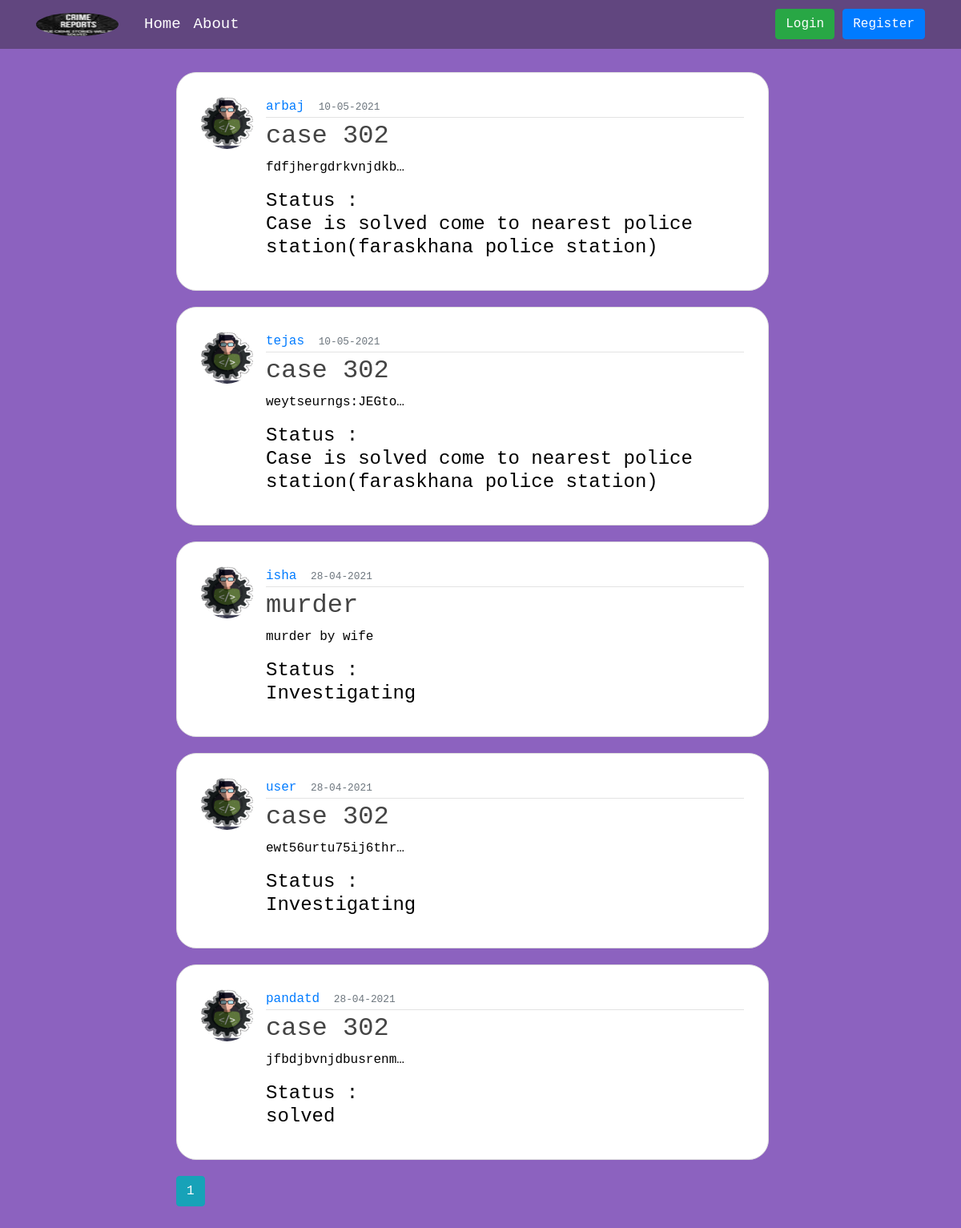
The page /home on the database its author committed.
### report/models.py (models this page shows, shortened)
class Report(db.Model):
    id = db.Column(db.Integer, primary_key=True)
    title = db.Column(db.String(100), nullable=False)
    date_reported = db.Column(db.DateTime, nullable=False, default=datetime.utcnow)
    content = db.Column(db.Text, nullable=False)
    user_id = db.Column(db.Integer, db.ForeignKey('user.id'), nullable=False)
    status  = db.Column(db.String(100) , nullable=False , default = 'Investigating')

class User(db.Model , UserMixin):
    id = db.Column(db.Integer, primary_key=True)
    username = db.Column(db.String(50), unique=True, nullable=False)
    email = db.Column(db.String(150), unique=True, nullable=False)
    phone_no = db.Column(db.Integer , unique=True , nullable=False)
    image_file = db.Column(db.String(20), nullable=False, default='default.jpg')
    password = db.Column(db.String(60), nullable=False)
    reports = db.relationship('Report', backref='author', lazy=True)

### report/routes.py (the view)
@app.route("/")
@app.route("/home")
def home():
    page = request.args.get('page' , 1 , type=int)
    reports = Report.query.order_by(Report.date_reported.desc()).paginate(page = page , per_page=5)
    return render_template('home.html', reports=reports)

### report/templates/home.html
{% extends "layout.html" %}
{% block content %}
    {% for report in reports.items %}
        <article class="media content-section">
          <img class="rounded-circle article-img" src="{{ url_for('static', filename='images/' + report.author.image_file) }}">
          <div class="media-body">
            <div class="article-metadata">
              <a class="mr-2" href="{{ url_for('user_reports', username=report.author.username) }}">{{ report.author.username }}</a>
              <small class="text-muted">{{ report.date_reported.strftime('%d-%m-%Y') }}</small>
            </div>
            <h2><a class="article-title" href="{{ url_for('report' , report_id=report.id) }}">{{ report.title }}</a></h2>
            <p class="article-content" style="display:inline-block;width:180px;white-space: nowrap;overflow:hidden !important;text-overflow: ellipsis;">{{ report.content }}</p>
            <h4 style="color: #000;">Status :<br> {{ report.status }}</h4>
          </div>
        </article>
    {% endfor %}
    {% for page_num in reports.iter_pages(left_edge=2 , right_edge=2, left_current=2, right_current=2) %}
      {% if page_num %}
        {% if reports.page == page_num %}
          <a class="btn btn-info mb-4" href="{{ url_for('home' , page=page_num) }}">{{ page_num }}</a>
        {% else %}
          <a class="btn btn-outline-info mb-4" href="{{ url_for('home' , page=page_num) }}">{{ page_num }}</a>
        {% endif %}
      {% else %}
        ...
      {% endif %}
    {% endfor %}
{% endblock content %}

### report/templates/layout.html (shortened to what this page needs)
<html>
    <head>
        <link rel="stylesheet" href="https://maxcdn.bootstrapcdn.com/bootstrap/4.0.0/css/bootstrap.min.css">
        <link rel="stylesheet" type="text/css" href="{{ url_for('static' , filename='main.css') }}">
    </head>
    <body>
                <header class="site-header">
                    <nav class="navbar navbar-expand-md navbar-dark bg-steel fixed-top">
                    <div class="container">
                        <a class="navbar-brand mr-4" href="/"><img src="{{ url_for('static', filename='images/favicon/logo.jpg') }} " width="103" height="29" class="rounded-circle" alt="Codders Club"></a>
                        <div class="collapse navbar-collapse" id="navbarToggle">
                        <div class="navbar-nav mr-auto">
                            <a class="nav-item nav-link" href="{{ url_for('home') }}">Home</a>
                            <a class="nav-item nav-link" href="{{ url_for('about') }}">About</a>
                        </div>
                        <div class="navbar-nav">
                            {% if current_user.is_authenticated %}
                            <a class="nav-item nav-link" href="{{ url_for('new_report') }}">New Report</a>
                                {% if current_user.id == 1 %}
                                <a class="nav-item nav-link" href="{{ url_for('admin.index') }}">Admin</a>
                                {% endif %}
                            <a class="nav-item nav-link" href="{{ url_for('account') }}">Account</a>
                            <a class="nav-item nav-link" href="{{ url_for('logout') }}">Logout</a>
                            {% else %}
                            <div class="form-gr">
                                <a class="btn btn-success" href="{{ url_for('login') }}">Login</a>
                                </div>
                                <div class="form-gr" style="margin-left: 10px;">
                                <a class="btn btn-primary" href="{{ url_for('register') }}">Register</a>
                            </div>
                                {% endif %}
                        </div>
                        </div>
                    </div>
                    </nav>
                </header>
                    <main role="main" class="container">
                        <div class="row">
                        <div class="col-md-8" style="margin-left: 180px; padding:10px;">
                            {% block content %}{% endblock content %}
                        </div>
                        </div>
                    </main>
    </body>
</html>

### report/static/main.css (style rules this page uses)
* { margin: 0; padding: 0; }
body { background-color: #8c62bf; color: #000000; margin-top: 5rem; font-family:monospace; }
h1, h2, h3, h4, h5, h6 { color: #ffffff; }
.bg-steel { background-color: #61467F; }
.site-header .navbar-nav .nav-link { color: #ffffff; font-size: 19px; }
.content-section { background: #ffffff; padding: 30px 30px; border: 1px solid #dddddd; border-radius: 25px; margin-bottom: 20px; }
.article-title { color: #444444; }
.article-content { white-space: pre-line; }
.article-img { height: 65px; width: 65px; margin-right: 16px; }
.article-metadata { padding-bottom: 1px; margin-bottom: 4px; border-bottom: 1px solid #e3e3e3 }

### rows shown on the page
Report: image_file (placeholder picture), author.username "arbaj", date_reported "10-05-2021", title "case 302", content "fdfjhergdrkvnjdkb…", status "Case is solved come to nearest police station(faraskhana police station)"
Report: image_file (placeholder picture), author.username "tejas", date_reported "10-05-2021", title "case 302", content "weytseurngs:JEGto…", status "Case is solved come to nearest police station(faraskhana police station)"
Report: image_file (placeholder picture), author.username "isha", date_reported "28-04-2021", title "murder", content "murder by wife", status "Investigating"
Report: image_file (placeholder picture), author.username "user", date_reported "28-04-2021", title "case 302", content "ewt56urtu75ij6thr…", status "Investigating"
Report: image_file (placeholder picture), author.username "pandatd", date_reported "28-04-2021", title "case 302", content "jfbdjbvnjdbusrenm…", status "solved"

### other values the page prints
{{ page_num }} "1"
